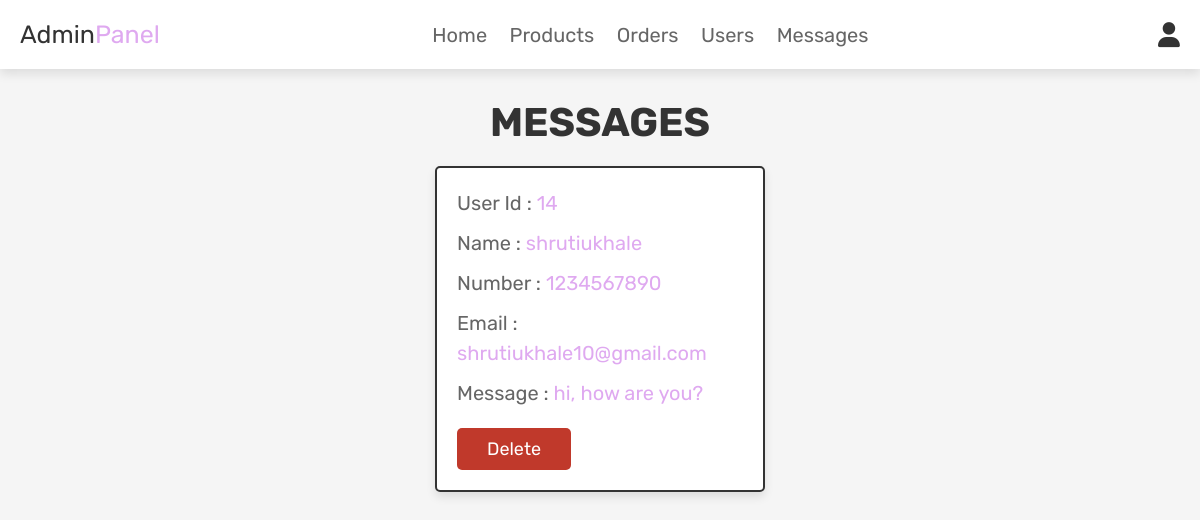
/admin_contacts.php (signed in), run on the app's committed database.
### tables this page shows
CREATE TABLE `message` (
  `id` int(100) NOT NULL,
  `user_id` int(100) NOT NULL,
  `name` varchar(100) NOT NULL,
  `email` varchar(100) NOT NULL,
  `number` varchar(12) NOT NULL,
  `message` varchar(500) NOT NULL
);

### admin_contacts.php (the view, shortened to what this page needs)
<?php
@include 'config.php';
?>
<!DOCTYPE html>
<html lang="en">
<head>
   <link rel="stylesheet" href="https://cdnjs.cloudflare.com/ajax/libs/font-awesome/6.0.0/css/all.min.css">
   <link rel="stylesheet" href="css/admin_style.css">
</head>
<body>
<?php @include 'admin_header.php'; ?>
<section class="messages">
   <h1 class="title">Messages</h1>
   <div class="box-container">
      <?php
       $select_message = mysqli_query($conn, "SELECT * FROM `message`") or die('query failed');
       if(mysqli_num_rows($select_message) > 0){
          while($fetch_message = mysqli_fetch_assoc($select_message)){
      ?>
      <div class="box">
         <p>User Id : <span><?php echo $fetch_message['user_id']; ?></span> </p>
         <p>Name : <span><?php echo $fetch_message['name']; ?></span> </p>
         <p>Number : <span><?php echo $fetch_message['number']; ?></span> </p>
         <p>Email : <span><?php echo $fetch_message['email']; ?></span> </p>
         <p>Message : <span><?php echo $fetch_message['message']; ?></span> </p>
         <a href="admin_contacts.php?delete=<?php echo $fetch_message['id']; ?>" onclick="return confirm('delete this message?');" class="delete-btn">Delete</a>
      </div>
      <?php
         }
      }else{
         echo '<p class="empty">you have no messages!</p>';
      }
      ?>
   </div>
</section>
</body>
</html>

### css/admin_style.css (style rules this page uses)
:root { --voilet:#dfa9f0; --red:#c0392b; --orange:#f39c12; --black:#333; --white:#fff; --light-color:#666; --light-white:#ccc; --light-bg:#f5f5f5; --border:.2rem solid var(--black); --box-shadow:0 .5rem 1rem rgba(0,0,0,.1); }
* { font-family: 'Rubik', sans-serif; margin:0; padding:0; box-sizing: border-box; outline: none; border:none; text-decoration: none; transition:all .2s linear; }
html { font-size: 62.5%; overflow-x: hidden; scroll-behavior: smooth; scroll-padding-top: 6.5rem; }
body { background: var(--light-bg); }
section { padding:3rem 2rem; }
.title { text-align: center; margin-bottom: 2rem; color:var(--black); text-transform: uppercase; font-size: 4rem; }
.btn, .delete-btn, .option-btn { display: inline-block; border-radius: .5rem; margin-top: 1rem; font-size: 1.8rem; color:var(--white); cursor: pointer; padding:1rem 3rem; text-transform: capitalize; }
.delete-btn { background-color: var(--red); }
.messages .box-container { display: grid; grid-template-columns: repeat(auto-fit, 33rem); gap:1.5rem; align-items: flex-start; max-width: 1200px; margin: 0 auto; justify-content: center; }
.messages .box-container .box { padding:2rem; border:var(--border); background-color: var(--white); box-shadow: var(--box-shadow); border-radius: .5rem; }
.messages .box-container .box p { font-size: 2rem; color:var(--light-color); margin-bottom: 1rem; line-height: 1.5; }
.messages .box-container .box p span { color:var(--voilet); }

### data on the page
message: user "14", name "shrutiukhale", number "1234567890", email "shrutiukhale10@gmail.com", message "hi, how are you?"
